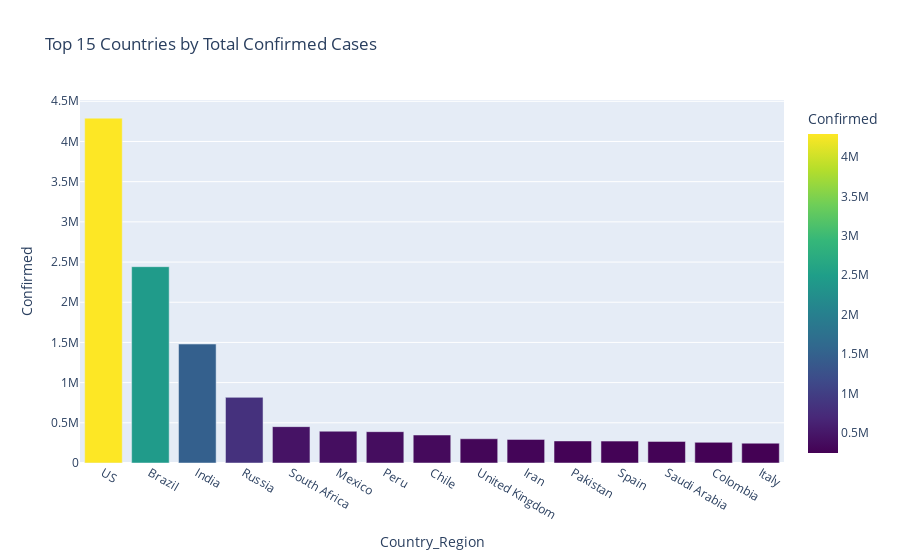
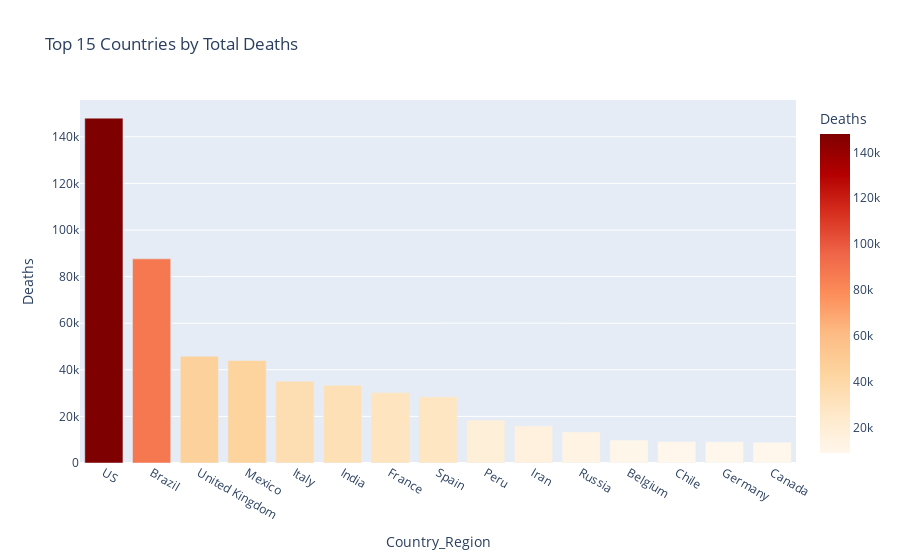
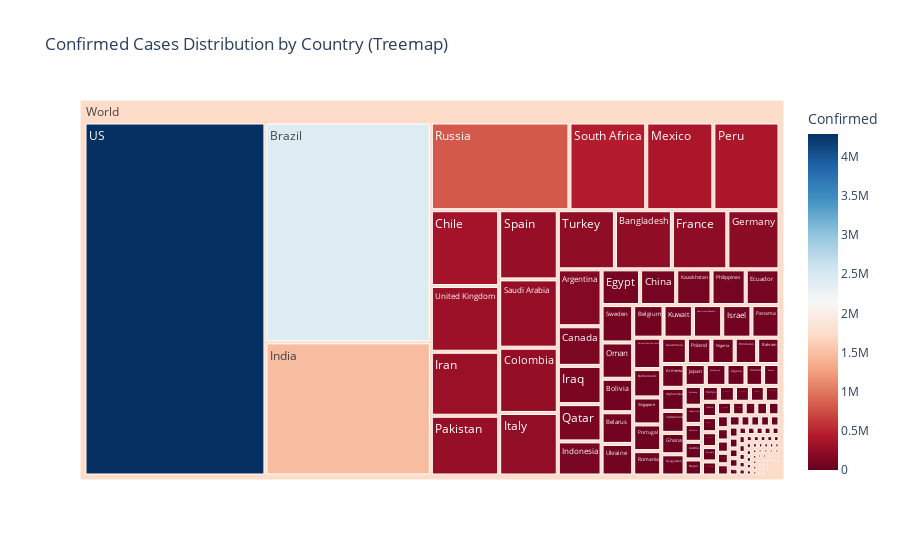

Source (notebook cell) for these figures, in order:
### Code cell
print("\n--- Analyzing 'country_wise_latest.csv' ---")

df_country_latest = pd.read_csv("country_wise_latest.csv")
print("Successfully loaded 'country_wise_latest.csv'")

display(df_country_latest.head())
df_country_latest.info()

df_country_latest.columns = df_country_latest.columns.str.strip().str.replace(" ", "_").str.replace("/", "_").str.replace(".", "", regex=False)
df_country_latest = df_country_latest.fillna(0)

if "Active" not in df_country_latest or df_country_latest["Active"].sum() == 0:
    df_country_latest["Active"] = (df_country_latest["Confirmed"] - df_country_latest["Deaths"] - df_country_latest["Recovered"]).clip(lower=0)

top_confirmed = df_country_latest.nlargest(15, "Confirmed")

fig2 = px.bar(
    top_confirmed,
    x="Country_Region",
    y="Confirmed",
    title="Top 15 Countries by Total Confirmed Cases",
    color="Confirmed",
    color_continuous_scale=px.colors.sequential.Viridis,
)
fig2.show()

top_deaths = df_country_latest.nlargest(15, "Deaths")

fig3 = px.bar(
    top_deaths,
    x="Country_Region",
    y="Deaths",
    title="Top 15 Countries by Total Deaths",
    color="Deaths",
    color_continuous_scale=px.colors.sequential.OrRd,
)
fig3.show()

fig4 = px.treemap(
    df_country_latest[df_country_latest["Confirmed"] > 0],
    path=[px.Constant("World"), "Country_Region"],
    values="Confirmed",
    color="Confirmed",
    hover_data=["Deaths", "Recovered", "Active"],
    color_continuous_scale="RdBu",
    title="Confirmed Cases Distribution by Country (Treemap)",
)
fig4.show()

### Figure 1 — Plotly figure (JSON) as saved in the notebook; plotly's stock layout.template omitted (floating-point values rounded to 4 significant figures)
{"data": [{"alignmentgroup": "True", "hovertemplate": "Country_Region=%{x}<br>Confirmed=%{marker.color}<extra></extra>", "legendgroup": "", "marker": {"color": [4290259, 2442375, 1480073, 816680, 452529, 395489, 389717, 347923, 301708, 293606, 274289, 272421, 268934, 257101, 246286], "coloraxis": "coloraxis", "pattern": {"shape": ""}}, "name": "", "offsetgroup": "", "orientation": "v", "showlegend": false, "textposition": "auto", "type": "bar", "x": ["US", "Brazil", "India", "Russia", "South Africa", "Mexico", "Peru", "Chile", "United Kingdom", "Iran", "Pakistan", "Spain", "Saudi Arabia", "Colombia", "Italy"], "xaxis": "x", "y": [4290259, 2442375, 1480073, 816680, 452529, 395489, 389717, 347923, 301708, 293606, 274289, 272421, 268934, 257101, 246286], "yaxis": "y"}], "layout": {"autosize": true, "barmode": "relative", "coloraxis": {"colorbar": {"title": {"text": "Confirmed"}}, "colorscale": [[0, "#440154"], [0.1111, "#482878"], [0.2222, "#3e4989"], [0.3333, "#31688e"], [0.4444, "#26828e"], [0.5556, "#1f9e89"], [0.6667, "#35b779"], [0.7778, "#6ece58"], [0.8889, "#b5de2b"], [1, "#fde725"]]}, "legend": {"tracegroupgap": 0}, "title": {"text": "Top 15 Countries by Total Confirmed Cases"}, "xaxis": {"anchor": "y", "autorange": true, "domain": [0, 1], "range": [-0.5, 14.5], "title": {"text": "Country_Region"}, "type": "category"}, "yaxis": {"anchor": "x", "autorange": true, "domain": [0, 1], "range": [0, 4516000.0], "title": {"text": "Confirmed"}, "type": "linear"}}}

### Figure 2 — Plotly figure (JSON) as saved in the notebook; plotly's stock layout.template omitted (floating-point values rounded to 4 significant figures)
{"data": [{"alignmentgroup": "True", "hovertemplate": "Country_Region=%{x}<br>Deaths=%{marker.color}<extra></extra>", "legendgroup": "", "marker": {"color": [148011, 87618, 45844, 44022, 35112, 33408, 30212, 28432, 18418, 15912, 13334, 9822, 9187, 9125, 8944], "coloraxis": "coloraxis", "pattern": {"shape": ""}}, "name": "", "offsetgroup": "", "orientation": "v", "showlegend": false, "textposition": "auto", "type": "bar", "x": ["US", "Brazil", "United Kingdom", "Mexico", "Italy", "India", "France", "Spain", "Peru", "Iran", "Russia", "Belgium", "Chile", "Germany", "Canada"], "xaxis": "x", "y": [148011, 87618, 45844, 44022, 35112, 33408, 30212, 28432, 18418, 15912, 13334, 9822, 9187, 9125, 8944], "yaxis": "y"}], "layout": {"autosize": true, "barmode": "relative", "coloraxis": {"colorbar": {"title": {"text": "Deaths"}}, "colorscale": [[0, "rgb(255,247,236)"], [0.125, "rgb(254,232,200)"], [0.25, "rgb(253,212,158)"], [0.375, "rgb(253,187,132)"], [0.5, "rgb(252,141,89)"], [0.625, "rgb(239,101,72)"], [0.75, "rgb(215,48,31)"], [0.875, "rgb(179,0,0)"], [1, "rgb(127,0,0)"]]}, "legend": {"tracegroupgap": 0}, "title": {"text": "Top 15 Countries by Total Deaths"}, "xaxis": {"anchor": "y", "autorange": true, "domain": [0, 1], "range": [-0.5, 14.5], "title": {"text": "Country_Region"}, "type": "category"}, "yaxis": {"anchor": "x", "autorange": true, "domain": [0, 1], "range": [0, 155800.0], "title": {"text": "Deaths"}, "type": "linear"}}}

### Figure 3 — Plotly figure (JSON) as saved in the notebook; plotly's stock layout.template omitted (floating-point values rounded to 4 significant figures; data arrays with more than 128 entries replaced by an {"elided": "..."} marker saying what was removed)
{"data": [{"branchvalues": "total", "customdata": {"elided": "188x4 mixed values"}, "domain": {"x": [0, 1], "y": [0, 1]}, "hovertemplate": "labels=%{label}<br>Confirmed_sum=%{value}<br>parent=%{parent}<br>id=%{id}<br>Deaths=%{customdata[0]}<br>Recovered=%{customdata[1]}<br>Active=%{customdata[2]}<br>Confirmed=%{color}<extra></extra>", "ids": {"elided": "188 str values"}, "labels": {"elided": "188 str values"}, "marker": {"coloraxis": "coloraxis", "colors": {"elided": "188 float values"}}, "name": "", "parents": {"elided": "188 str values"}, "type": "treemap", "values": {"elided": "188 int values"}}], "layout": {"autosize": true, "coloraxis": {"colorbar": {"title": {"text": "Confirmed"}}, "colorscale": [[0, "rgb(103,0,31)"], [0.1, "rgb(178,24,43)"], [0.2, "rgb(214,96,77)"], [0.3, "rgb(244,165,130)"], [0.4, "rgb(253,219,199)"], [0.5, "rgb(247,247,247)"], [0.6, "rgb(209,229,240)"], [0.7, "rgb(146,197,222)"], [0.8, "rgb(67,147,195)"], [0.9, "rgb(33,102,172)"], [1, "rgb(5,48,97)"]]}, "legend": {"tracegroupgap": 0}, "title": {"text": "Confirmed Cases Distribution by Country (Treemap)"}}}
